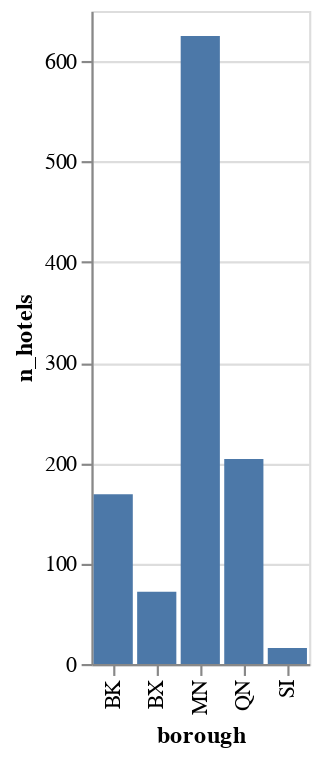

Notebook code for this chart:
### Code cell
import altair as alt

alt.Chart(boro_hotel_stats).mark_bar().encode(
  x='borough',
  y='n_hotels'
)

### Figure 1 — Vega-Lite specification as saved in the notebook (floating-point values rounded to 4 significant figures)
{"config": {"view": {"continuousWidth": 400, "continuousHeight": 300}}, "data": {"name": "data-6fd65a48ae2b373bb7896317df47210f"}, "mark": "bar", "encoding": {"x": {"type": "nominal", "field": "borough"}, "y": {"type": "quantitative", "field": "n_hotels"}}, "$schema": "https://vega.github.io/schema/vega-lite/v4.8.1.json", "datasets": {"data-6fd65a48ae2b373bb7896317df47210f": [{"borough": "BK", "n_hotels": 169, "tot_bldg_area": 7076000.0}, {"borough": "BX", "n_hotels": 72, "tot_bldg_area": 1741000.0}, {"borough": "MN", "n_hotels": 625, "tot_bldg_area": 64340000.0}, {"borough": "QN", "n_hotels": 204, "tot_bldg_area": 10630000.0}, {"borough": "SI", "n_hotels": 16, "tot_bldg_area": 694000.0}]}}
